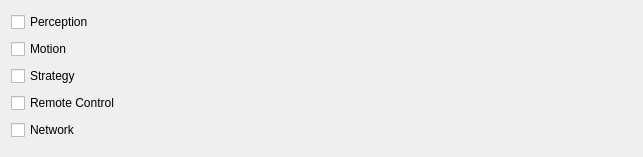
                   <widget class="QWidget" name="scrollAreaWidgetContents">
                    <property name="geometry">
                     <rect>
                      <x>0</x>
                      <y>0</y>
                      <width>643</width>
                      <height>157</height>
                     </rect>
                    </property>
                    <layout class="QVBoxLayout" name="verticalLayout_3">
                     <item>
                      <widget class="QCheckBox" name="chkPerception">
                       <property name="text">
                        <string>Perception</string>
                       </property>
                      </widget>
                     </item>
                     <item>
                      <widget class="QCheckBox" name="chkMotion">
                       <property name="palette">
                        <palette>
                         <active>
                          <colorrole role="ButtonText">
                           <brush brushstyle="SolidPattern">
                            <color alpha="255">
                             <red>50</red>
                             <green>50</green>
                             <blue>50</blue>
                            </color>
                           </brush>
                          </colorrole>
                         </active>
                         <inactive>
                          <colorrole role="ButtonText">
                           <brush brushstyle="SolidPattern">
                            <color alpha="255">
                             <red>50</red>
                             <green>50</green>
                             <blue>50</blue>
                            </color>
                           </brush>
                          </colorrole>
                         </inactive>
                         <disabled>
                          <colorrole role="ButtonText">
                           <brush brushstyle="SolidPattern">
                            <color alpha="255">
                             <red>159</red>
                             <green>158</green>
                             <blue>158</blue>
                            </color>
                           </brush>
                          </colorrole>
                         </disabled>
                        </palette>
                       </property>
                       <property name="text">
                        <string>Motion</string>
                       </property>
                      </widget>
                     </item>
                     <item>
                      <widget class="QCheckBox" name="chkStrategy">
                       <property name="text">
                        <string>Strategy</string>
                       </property>
                      </widget>
                     </item>
                     <item>
                      <widget class="QCheckBox" name="chkRemoteControl">
                       <property name="text">
                        <string>Remote Control</string>
                       </property>
                      </widget>
                     </item>
                     <item>
                      <widget class="QCheckBox" name="chkNetwork">
                       <property name="text">
                        <string>Network</string>
                       </property>
                      </widget>
                     </item>
                    </layout>
                   </widget>
